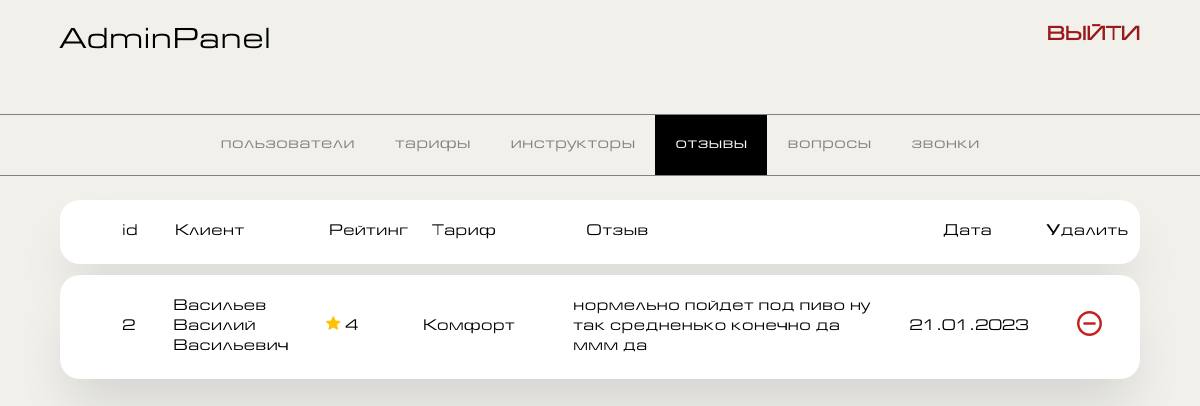
The app's page /adminpanel/reviews.php with its own data.
### tables this page shows
CREATE TABLE `reviews` (
  `id` int(11) NOT NULL,
  `id_user` int(11) NOT NULL,
  `id_rate` int(11) NOT NULL,
  `rating` int(11) NOT NULL,
  `text` text NOT NULL,
  `date` text NOT NULL
);

CREATE TABLE `users` (
  `id` int(11) NOT NULL,
  `FIO` text NOT NULL,
  `telephone` text NOT NULL,
  `password` text NOT NULL,
  `date` text NOT NULL
);

CREATE TABLE `rates` (
  `id` int(11) NOT NULL,
  `nameRate` text NOT NULL,
  `descriptionRate` text NOT NULL,
  `gearBox` text NOT NULL,
  `priceRate` int(11) NOT NULL
);

### adminpanel/reviews.php (the view, shortened to what this page needs)
<!DOCTYPE html>
<html lang="en">
<head>
    <link href="adminpanel.css" rel="stylesheet">
</head>
<body>
<div class="container">
    <header>
        <div class="headerItem logo">
            AdminPanel
        </div>
        <div class="headerItem">
            <a href="../..">ВЫЙТИ</a>
        </div>
    </header>
</div>
<nav>
    <a href="index.php">
        <div class="navItem" >пользователи</div>
    </a>
    <a href="rates.php">
        <div class="navItem">тарифы</div>
    </a>
    <a href="instructors.php">
        <div class="navItem">инструкторы</div>
    </a>
    <a href="reviews.php" style="color: white; background-color: black;">
        <div class="navItem">отзывы</div>
    </a>
    <a href="questions.php">
        <div class="navItem">вопросы</div>
    </a>
    <a href="callbacks.php">
        <div class="navItem">звонки</div>
    </a>
</nav>
<div class="container">
    <div class="tableForm">
        <table>
            <tr>
                <td style="width: 5%">id</td>
                <td style="width: 15%">Клиент</td>
                <td style="width: 10%">Рейтинг</td>
                <td style="width: 15%">Тариф</td>
                <td style="width: 35%">Отзыв</td>
                <td style="width: 10%">Дата</td>
                <td style="width: 10%; text-align: center"> Удалить</td>
            </tr>
        </table>
        <table>
            <?php
            include_once('../connect.php');
            $table=mysqli_query($connect, "SELECT `reviews`.`id`, `reviews`.`rating`, `reviews`.`text`, `reviews`.`date`, `users`.`FIO`, `rates`.`nameRate`
                                                        FROM `reviews`, `users`, `rates`
                                                        WHERE `reviews`.`id_user`=`users`.`id` AND `reviews`.`id_rate`=`rates`.`id`");
            while($row=mysqli_fetch_array($table)){
                $id=$row['id'];
                $FIO=$row['FIO'];
                $rating=$row['rating'];
                $nameRate=$row['nameRate'];
                $text=$row['text'];
                $date=$row['date'];
                echo "<form action='views/reviewsRedirect.php' method='POST'>
                        <tr>
                            <td style='width: 5%'>$id</td>
                            <td style='width: 15%'> $FIO </td>
                            <td style='width: 10%'> <img src='img/star.svg' width='15px'> $rating </td>
                            <td style='width: 15%'> $nameRate </td>
                            <td style='width: 35%'> $text </td>
                            <td style='width: 10%'> $date </td>
                            <td style='width: 10%; text-align: center'>
                             <button class='tableBtn' name='btnReviewDelete' type='submit' value='$id'> <img src='img/delete.svg' alt='delete' style='width: 25px'>  </button>
                             </td>
                          </tr></form>";
            }
            ?>
        </table>
    </div>
</div>
</body>
</html>

### adminpanel/adminpanel.css (style rules this page uses)
* { font-family: glavnik; }
body { margin: 0; padding: 0; background-color: #f1f0eb; }
a { color: gray; text-decoration: none; }
.container { margin-left: 5%; margin-right: 5%; margin-top: 2%; width: 90%; }
header { width: 100%; display: flex; justify-content: space-between; margin-bottom: 5%; }
.logo { font-size: 30px; }
.headerItem a { color: #9A1919; text-decoration: none; font-size: 20px; font-weight: 600; }
nav { display: flex; flex-wrap: wrap; justify-content: center; align-items: center; grid-gap: 0px; border-top: 1px solid gray; border-bottom: 1px solid gray; }
.navItem { padding: 20px; }
.tableForm { margin-top: 2%; }
table { width: 100%; margin-top: 1%; background-color: white; padding: 10px 0 10px 50px; border-radius: 20px; box-shadow: 0 32px 54px -12px rgba(16, 24, 40, 0.14); }
td { padding: 10px; }
.tableBtn { border: none; background: none; cursor: pointer; }

### records on screen
reviews: id "2", id_user.FIO "Васильев Василий Васильевич", rating "4", id_rate.nameRate "Комфорт", text "нормельно пойдет под пиво ну так средненько конечно да ммм да", date "21.01.2023"
